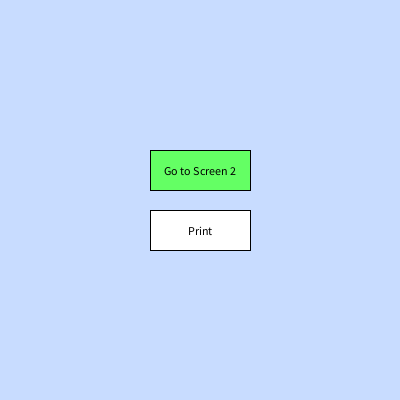
Frame 1 (no input)
Frame 60 (the mouse pressed at the canvas centre just before this capture): identical to frame 1, image omitted
Frame 120 (the mouse held since frame 60 and released just before this capture): identical to frame 1, image omitted

The Processing sketch that drew this single still picture (run headless with seeded random() and noise(); from frame 60 on, the mouse is pressed at the canvas centre):

// Processing sketch: hover_border_mousemoved_detect
// ── hover_border_mousemoved_detect.pde
Screen screen1, screen2, currentScreen;

void setup() {
  size(400, 400);

  screen1 = new Screen(color(200, 220, 255));
  screen2 = new Screen(color(255, 220, 200));

  screen1.addWidget(new Widget(150, 150, 100, 40, "Go to Screen 2", color(100, 255, 100), "SWITCH_TO_2"));
  screen1.addWidget(new Widget(150, 210, 100, 40, "Print", color(255), "PRINT_1"));

  screen2.addWidget(new Widget(150, 150, 100, 40, "Go to Screen 1", color(255, 100, 100), "SWITCH_TO_1"));
  screen2.addWidget(new Widget(150, 210, 100, 40, "Print", color(255), "PRINT_2"));

  currentScreen = screen1;
}

void draw() {
  currentScreen.draw();
}

void mouseMoved() {
  currentScreen.updateHover(mouseX, mouseY);
}

void mousePressed() {
  String event = currentScreen.getEvent(mouseX, mouseY);

  if (event.equals("SWITCH_TO_2")) {
    currentScreen = screen2;
  } else if (event.equals("SWITCH_TO_1")) {
    currentScreen = screen1;
  } else if (event.equals("PRINT_1")) {
    println("Button 2 on Screen 1 was pressed!");
  } else if (event.equals("PRINT_2")) {
    println("Button 2 on Screen 2 was pressed!");
  }
}

// --- WIDGET CLASS ---
class Widget {
  float x, y, w, h;
  String label;
  color widgetColor;
  String event;
  boolean isHovered = false; // set by Screen.updateHover(), checked in draw()

  Widget(float x, float y, float w, float h, String label, color c, String e) {
    this.x = x; this.y = y; this.w = w; this.h = h;
    this.label = label; this.widgetColor = c; this.event = e;
  }

  void updateHover(int mx, int my) {
    isHovered = contains(mx, my);
  }

  void draw() {
    if (isHovered) {
      stroke(255); // white border on hover
      strokeWeight(3);
    } else {
      stroke(0); // normal black border
      strokeWeight(1);
    }

    fill(widgetColor);
    rect(x, y, w, h);

    fill(0);
    textAlign(CENTER, CENTER);
    text(label, x + w/2, y + h/2);
  }

  boolean contains(int mx, int my) {
    return (mx > x && mx < x+w && my > y && my < y+h);
  }
}

// --- SCREEN CLASS ---
class Screen {
  color bg;
  ArrayList<Widget> widgetList;

  Screen(color bg) {
    this.bg = bg;
    widgetList = new ArrayList<Widget>();
  }

  void addWidget(Widget w) {
    widgetList.add(w);
  }

  void updateHover(int mx, int my) {
    for (int i = 0; i < widgetList.size(); i++) {
      widgetList.get(i).updateHover(mx, my);
    }
  }

  void draw() {
    background(bg);
    for (int i = 0; i < widgetList.size(); i++) {
      widgetList.get(i).draw();
    }
  }

  String getEvent(int mx, int my) {
    for (int i = 0; i < widgetList.size(); i++) {
      Widget w = widgetList.get(i);
      if (w.contains(mx, my)) {
        return w.event;
      }
    }
    return "NOTHING";
  }
}
